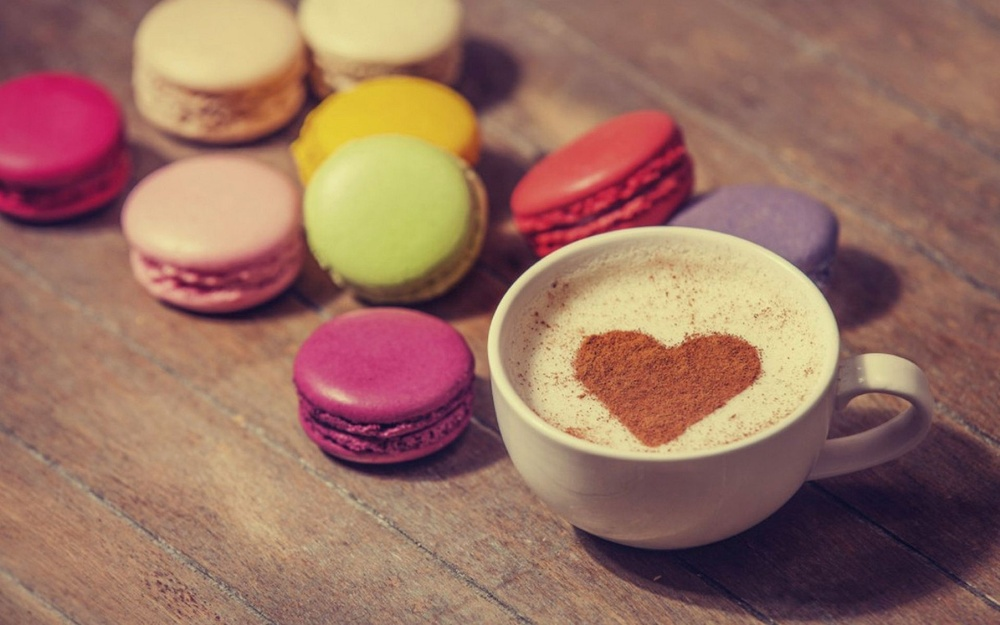
#> input picture picture/test2.jpg, 1000 x 625 px, shrunk from 1920 x 1200 before the run
$ python picture6.py
#> lines starting #> are read from the running program, lines starting #| are printed output that depends on the picture; after the words box and inside, x2 and y2 are one past the last pixel; in counts of white or black regions, pixels touching at a corner belong together
import cv2
import numpy as np

img1 = cv2.imread('test2.jpg')
#> img1 is the input picture: shape (625, 1000, 3); mean B, G, R 97.1, 111.9, 153.2
img2 = cv2.imread('test3.jpg')
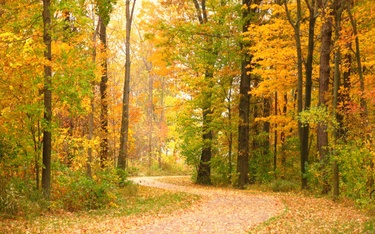
#> input picture picture/test3.jpg, 375 x 234 px, shrunk from 720 x 450 before the run
#> img2 is the input picture: shape (234, 375, 3); mean B, G, R 42.2, 132.4, 174.1

rows1, cols1, channels1 = img1.shape
#> rows1 = 625; cols1 = 1000; channels1 = 3
rows2, cols2, channels2 = img2.shape
#> rows2 = 234; cols2 = 375; channels2 = 3
roi = img1[rows1-rows2:rows1, cols1-cols2:cols1]
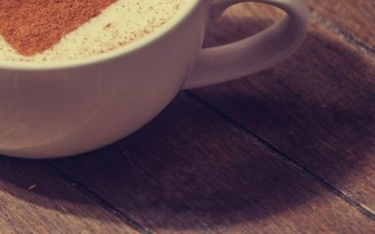
#> roi: shape (234, 375, 3); mean B, G, R 70.9, 65.7, 92.1

img2gray = cv2.cvtColor(img2, cv2.COLOR_BGR2GRAY)
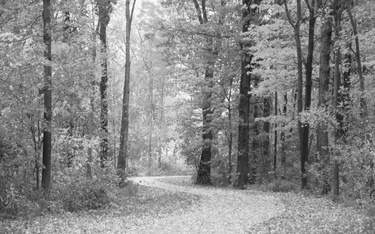
#> img2gray: shape (234, 375); min 22, max 252, mean 134.6
ret, mask = cv2.threshold(img2gray, 170, 255, cv2.THRESH_BINARY)
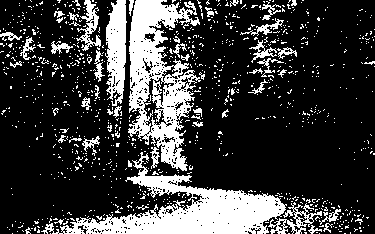
#> mask: shape (234, 375); 23.6% white; 980 white regions (928 under 20 px), largest, box (x1, y1, x2, y2) and area: (41, 152, 287, 234) 6727, (128, 0, 201, 171) 6119, (105, 0, 127, 106) 1594
mask_inv = cv2.bitwise_not(mask)
cv2.namedWindow('mask_inv')
cv2.imshow('mask_inv', mask_inv)

img1_bg = cv2.bitwise_and(roi, roi, mask = mask)
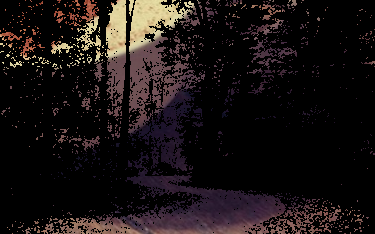
#> img1_bg: shape (234, 375, 3); mean B, G, R 19.3, 19.4, 25.4

img2_fg = cv2.bitwise_and(img2, img2, mask = mask_inv)

dst = cv2.add(img1_bg, img2_fg)
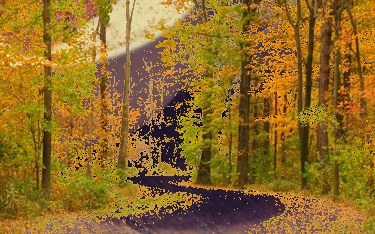
#> dst: shape (234, 375, 3); mean B, G, R 38.3, 107, 143.1
cv2.imwrite('merge.jpg', dst)
roi[:] = dst

cv2.imshow('res', img1)
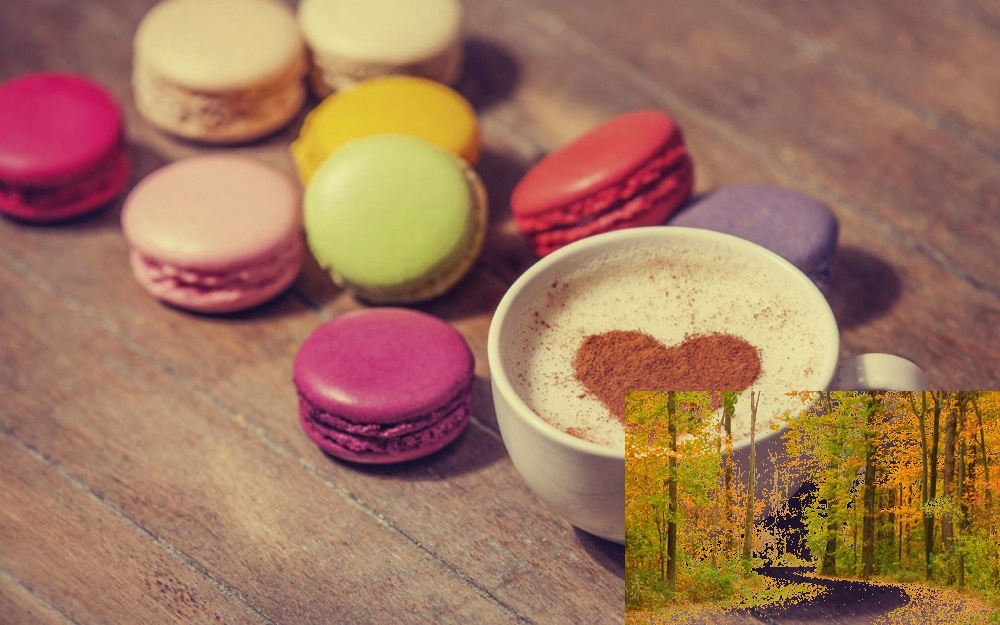
#> window 'res': shape (625, 1000, 3); mean B, G, R 92.5, 117.7, 160.4
cv2.waitKey(0)
cv2.destroyAllWindows()
